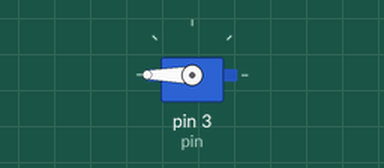
Bench run of a sketch on a simulated Arduino Uno, built with avr-gcc and run on an emulated ATmega328P. Parts: servo.

Above: at 0.05 s.
Timing chart, 0 to 4.6 s (numbered marks = the images above):
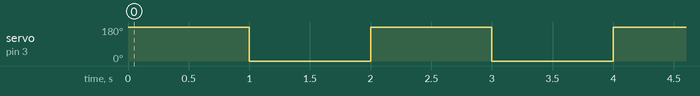

Measured:
- by itself, servo on pin 3 (pin): alternates 180° for 1.0 s and 0° for 1.0 s

The sketch:

MKII_test.ino
```cpp
/*
  Simple test for any single servo, more as a check-up for the servo itself or any
  single-servo designs/tests as seen in the documentation (fingers, stress test, etc.)
*/
#include <servo.h>

int pin = 3;
Servo s;

void setup() {
  // put your setup code here, to run once:
  pinMode(pin, OUTPUT);
  s.attach(pin);
  Serial.begin(9600);
}

void loop() {
  // put your main code here, to run repeatedly:
  s.write(180);
  delay(1000);
  s.write(-180);
  delay(1000);
}
```
